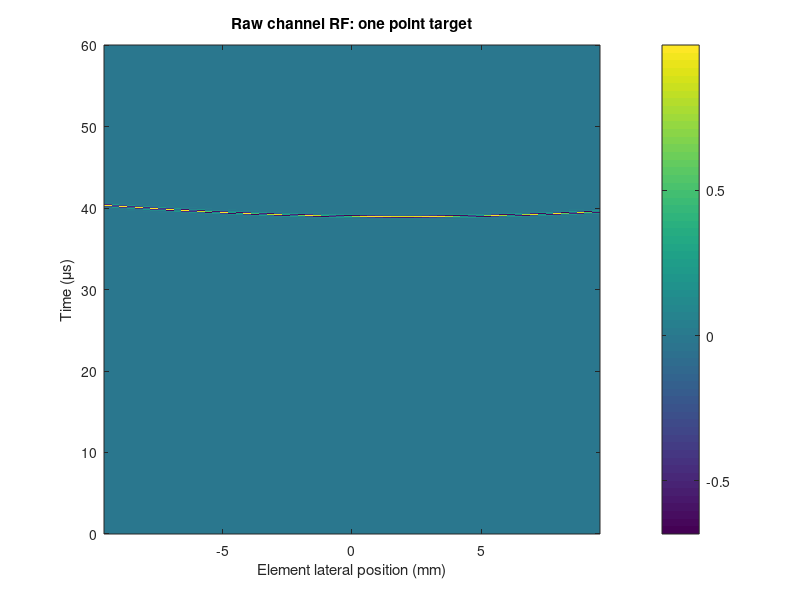
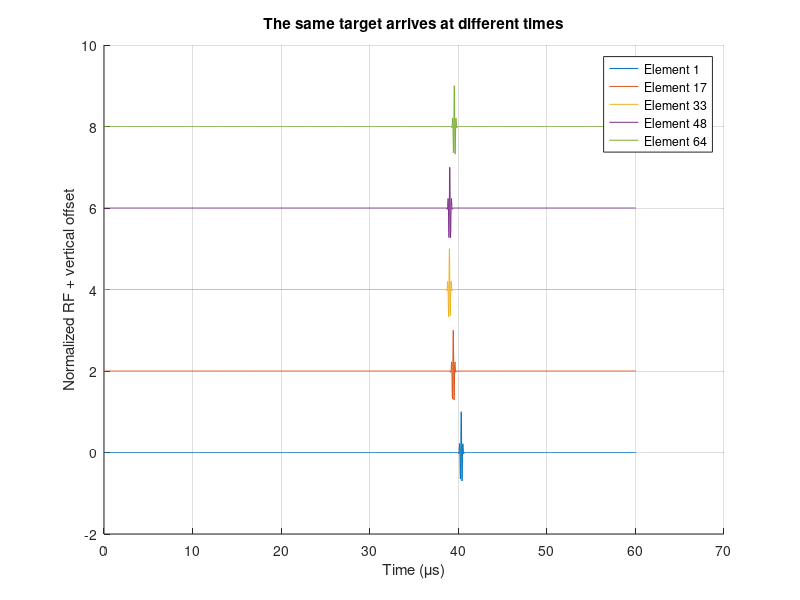
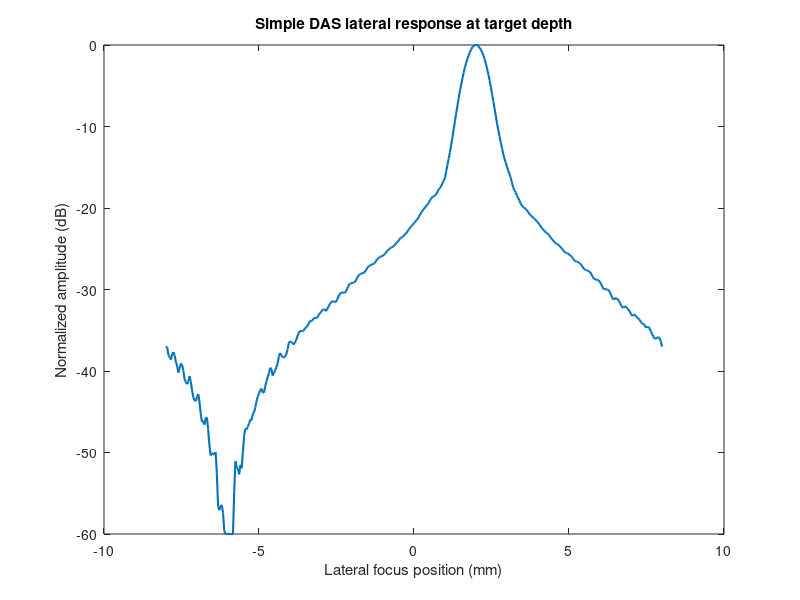

These charts were generated, in order, by the following MATLAB code: (Note: this script raises an error after producing the figures.)
%% demo_synthetic_point_target.m
% Self-contained DAS teaching demo.
%
% No USTB and no external data are required.
%
% Model:
%   - 1-D linear receive array
%   - broadside plane-wave transmit
%   - one point scatterer
%   - homogeneous medium with constant sound speed
%   - Gaussian-modulated sinusoidal pulse
%
% Purpose:
%   1) visualize different echo arrival times across elements;
%   2) see why delay compensation is required;
%   3) form a simple lateral DAS response at the target depth.
%
% This is a teaching model, not a complete scanner simulator.

clear;
clc;
close all;

%% Physical and acquisition parameters
c = 1540;               % sound speed [m/s]
fs = 40e6;              % sampling frequency [Hz]
fc = 5e6;               % pulse center frequency [Hz]

n_elements = 64;
pitch = 0.30e-3;        % element pitch [m]

element_x = ((0:n_elements-1) - (n_elements-1)/2) * pitch;

% One point scatterer
target_x = 2.0e-3;      % [m]
target_z = 30e-3;       % [m]
target_amplitude = 1.0;

% Broadside plane-wave transmit:
% the wavefront reaches depth z after z/c.
tau_tx_target = target_z / c;

%% Time axis
max_depth = 45e-3;
t_end = 2 * max_depth / c + 8 / fc;
t = (0:1/fs:t_end).';
n_samples = numel(t);

%% Pulse model
% Gaussian envelope width: chosen only for an intuitive narrow-band pulse.
sigma_t = 0.55 / fc;

channel_rf = zeros(n_samples, n_elements);

for m = 1:n_elements
    rx_distance = sqrt((target_x - element_x(m))^2 + target_z^2);
    tau_rx = rx_distance / c;
    tau_total = tau_tx_target + tau_rx;

    dt = t - tau_total;
    pulse = exp(-(dt.^2) / (2*sigma_t^2)) .* cos(2*pi*fc*dt);

    channel_rf(:, m) = target_amplitude * pulse;
end

%% Figure 1: raw channel RF
figure('Color', 'w');
imagesc(element_x * 1e3, t * 1e6, channel_rf);
axis xy;
xlabel('Element lateral position (mm)');
ylabel('Time (\mus)');
title('Raw channel RF: one point target');
colorbar;

%% Figure 2: several channel waveforms
selected = round(linspace(1, n_elements, 5));

figure('Color', 'w');
hold on;
offset = 0;
for k = 1:numel(selected)
    m = selected(k);
    trace = channel_rf(:, m);
    trace = trace / max(abs(trace) + eps);
    plot(t * 1e6, trace + offset, 'DisplayName', sprintf('Element %d', m));
    offset = offset + 2;
end
xlabel('Time (\mus)');
ylabel('Normalized RF + vertical offset');
title('The same target arrives at different times');
legend('Location', 'best');
grid on;

%% DAS lateral scan at the true target depth
x_scan = linspace(-8e-3, 8e-3, 401);
das = zeros(size(x_scan));

for ix = 1:numel(x_scan)
    x_focus = x_scan(ix);
    z_focus = target_z;

    % Broadside PW transmit delay at the candidate point
    tau_tx = z_focus / c;

    focused_samples = zeros(1, n_elements);

    for m = 1:n_elements
        rx_distance = sqrt((x_focus - element_x(m))^2 + z_focus^2);
        tau_rx = rx_distance / c;
        tau_total = tau_tx + tau_rx;

        % Linear interpolation: explicit sub-sample delay sampling.
        focused_samples(m) = interp1( ...
            t, channel_rf(:, m), tau_total, 'linear', 0);
    end

    % Uniform-aperture DAS
    das(ix) = sum(focused_samples);
end

%% Normalize lateral response
das_env = abs(hilbert(das));
das_env = das_env / max(das_env + eps);
das_db = 20 * log10(das_env + eps);
das_db(das_db < -60) = -60;

figure('Color', 'w');
plot(x_scan * 1e3, das_db, 'LineWidth', 1.5);
xlabel('Lateral focus position (mm)');
ylabel('Normalized amplitude (dB)');
title('Simple DAS lateral response at target depth');
ylim([-60 0]);
xline(target_x * 1e3, '--', 'True target x');
grid on;

%% Compare with a wrong sound speed
c_wrong = 1450;
das_wrong = zeros(size(x_scan));

for ix = 1:numel(x_scan)
    x_focus = x_scan(ix);
    z_focus = target_z;

    tau_tx = z_focus / c_wrong;

    focused_samples = zeros(1, n_elements);
    for m = 1:n_elements
        rx_distance = sqrt((x_focus - element_x(m))^2 + z_focus^2);
        tau_rx = rx_distance / c_wrong;
        tau_total = tau_tx + tau_rx;

        focused_samples(m) = interp1( ...
            t, channel_rf(:, m), tau_total, 'linear', 0);
    end

    das_wrong(ix) = sum(focused_samples);
end

das_wrong_env = abs(hilbert(das_wrong));
das_wrong_env = das_wrong_env / max(das_env + eps);
das_wrong_db = 20 * log10(das_wrong_env + eps);
das_wrong_db(das_wrong_db < -60) = -60;

figure('Color', 'w');
plot(x_scan * 1e3, das_db, 'LineWidth', 1.5);
hold on;
plot(x_scan * 1e3, das_wrong_db, '--', 'LineWidth', 1.5);
xlabel('Lateral focus position (mm)');
ylabel('Normalized amplitude (dB)');
title('Correct vs wrong sound-speed model');
legend(sprintf('Beamforming c = %d m/s', c), ...
       sprintf('Beamforming c = %d m/s', c_wrong), ...
       'Location', 'best');
ylim([-60 0]);
grid on;

fprintf('Synthetic DAS demo finished.\n');
fprintf('Array: %d elements, pitch = %.3f mm\n', n_elements, pitch*1e3);
fprintf('Target: x = %.2f mm, z = %.2f mm\n', target_x*1e3, target_z*1e3);
fprintf('fs = %.1f MHz, fc = %.1f MHz\n', fs/1e6, fc/1e6);
